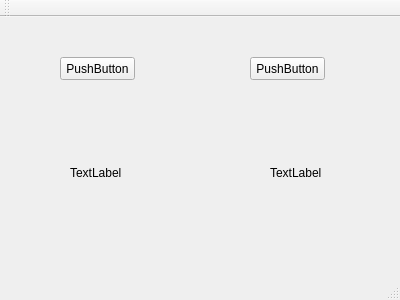
<?xml version="1.0" encoding="UTF-8"?>
<ui version="4.0">
 <class>MainWindow</class>
 <widget class="QMainWindow" name="MainWindow">
  <property name="geometry">
   <rect>
    <x>0</x>
    <y>0</y>
    <width>400</width>
    <height>300</height>
   </rect>
  </property>
  <property name="windowTitle">
   <string>MainWindow</string>
  </property>
  <widget class="QWidget" name="centralWidget">
   <widget class="QPushButton" name="pushButton">
    <property name="geometry">
     <rect>
      <x>60</x>
      <y>40</y>
      <width>75</width>
      <height>23</height>
     </rect>
    </property>
    <property name="text">
     <string>PushButton</string>
    </property>
   </widget>
   <widget class="QPushButton" name="pushButton_2">
    <property name="geometry">
     <rect>
      <x>250</x>
      <y>40</y>
      <width>75</width>
      <height>23</height>
     </rect>
    </property>
    <property name="text">
     <string>PushButton</string>
    </property>
   </widget>
   <widget class="QLabel" name="label">
    <property name="geometry">
     <rect>
      <x>70</x>
      <y>150</y>
      <width>54</width>
      <height>12</height>
     </rect>
    </property>
    <property name="text">
     <string>TextLabel</string>
    </property>
   </widget>
   <widget class="QLabel" name="label_2">
    <property name="geometry">
     <rect>
      <x>270</x>
      <y>150</y>
      <width>54</width>
      <height>12</height>
     </rect>
    </property>
    <property name="text">
     <string>TextLabel</string>
    </property>
   </widget>
  </widget>
  <widget class="QMenuBar" name="menuBar">
   <property name="geometry">
    <rect>
     <x>0</x>
     <y>0</y>
     <width>400</width>
     <height>25</height>
    </rect>
   </property>
  </widget>
  <widget class="QToolBar" name="mainToolBar">
   <attribute name="toolBarArea">
    <enum>TopToolBarArea</enum>
   </attribute>
   <attribute name="toolBarBreak">
    <bool>false</bool>
   </attribute>
  </widget>
  <widget class="QStatusBar" name="statusBar"/>
 </widget>
 <layoutdefault spacing="6" margin="11"/>
 <resources/>
 <connections/>
</ui>
